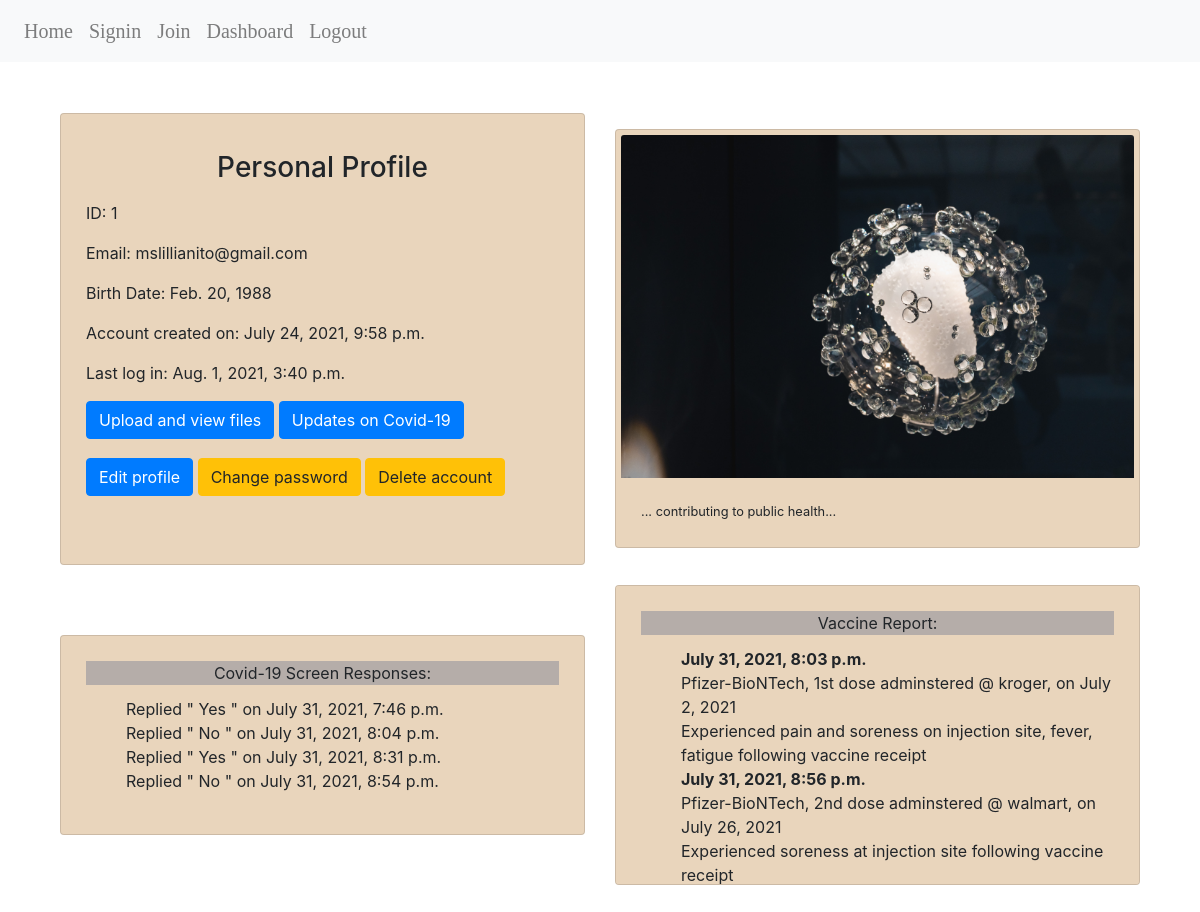
The app's page /profile/1 (signed in) with its own data.
### orgHaccounts/models.py (models this page shows, shortened)
class OrgHUser(AbstractBaseUser):
    email = models.EmailField(
        verbose_name='email address',
        max_length=255,
        unique=True,
    )
    date_of_birth = models.DateField(
        verbose_name='birth date',
    )
    is_active = models.BooleanField(default=True)
    staff = models.BooleanField(default=False)
    admin = models.BooleanField(default=False)
    created_at= models.DateTimeField(auto_now_add=True, null=True)
    last_login= models.DateTimeField(auto_now=True, null=True)
    objects = OrgHUserManager()
    USERNAME_FIELD = 'email'
    REQUIRED_FIELDS = ['date_of_birth']

class ScreenAnswer(models.Model):
    answer= models.CharField(max_length=25)
    user= models.ForeignKey(User, related_name="screenAnswers", on_delete=models.SET_NULL, null=True)
    created_at= models.DateTimeField(auto_now_add=True, null=True)
    updated_at= models.DateTimeField(auto_now=True, null=True)

class VaccineResponse(models.Model):
    vaccine_type= models.CharField(max_length=25)
    vaccine_dose= models.CharField(max_length=25)
    date_received = models.DateField(verbose_name='Vaccination date',)
    vaccine_location= models.CharField(max_length=25)
    vaccine_illness= models.TextField(max_length=1000)
    user= models.ForeignKey(User, related_name="vaccineResponses", on_delete=models.SET_NULL, null=True)
    created_at= models.DateTimeField(auto_now_add=True, null=True)
    updated_at= models.DateTimeField(auto_now=True, null=True)

### orgHaccounts/views.py (the view)
# urls.py: path('profile/<int:user_id>', views.profile),
def profile(request, user_id):
    user= request.user
    context={
        "history": "Personal Information",
        "health_condition": "Covid-19",
        "user": user,
    }
    return render(request, 'dashboard/profile.html', context)

### orgHaccounts/templates/dashboard/profile.html (shortened to what this page needs)
{% extends "base.html" %}
{% block content%}
<div class="container" id="wrapper">
    <div class="row">
        <div class="col">
        </div>
    </div>
    <div class="row">
        <div class="col align-self-center">
            <div class="card" style="width:100%;">
                <div class="card-body">
                    <p class= "card-title"><h3> Personal Profile </h3></p>
                    <p class="card-text"><span> ID: {{ user.id }} </span></p>
                    <p class="card-text"> Email: {{ user.email }}</p>
                    <p class="card-text"> Birth Date: {{ user.date_of_birth }} </p>
                    <p class="card-text"> <span> Account created on: {{ user.created_at }} </span></p>
                    <p class="card-text"> <span> Last log in: {{ user.last_login }} </span></p>
                    <p class="card-text">
                        <a href="/file_upload/{{ user.id }}" class="btn btn-primary"> Upload and view files </a>
                        <a href="/feed" class="btn btn-primary"> Updates on {{ health_condition }} </a>
                    </p>
                    <p>
                        <a href="/edit/{{ user.id }}" class="btn btn-primary"> Edit profile </a>
                        <a href="/password_change" class="btn btn-warning"> Change password </a>
                        <a href="/delete_profile/{{ user.id }}" class="btn btn-warning"> Delete account </a>
                    </p><br>
                </div>
            </div>
        </div>
        <div class="col align-self-center">
            <div class="card" style="width: 100%;">
            {% load static %}
                <img class="card-img-top" src="{% static 'covi_virus.jpg' %}" alt="">
                <div class="card-body">
                    <p class="card-text"> <small> ... contributing to public health... </small></p>
                </div>
            </div>
        </div>
    </div>
    <div class="row">
        <div class="col align-self-center">
            <div class="card scrollable" style="width:100%;">
            {% if user.screenAnswers %}
                <div class="card-body">
                    <p class="card-title"> Covid-19 Screen Responses: </p>
                    <div class="scrollable">
                        <ul>
                            {% for screenAnswer in user.screenAnswers.all %}
                                <li><span> Replied " {{ screenAnswer.answer }} " on {{ screenAnswer.created_at }}</span></li>
                            {% endfor %}
                            </ul>
                    </div>
                </div>
            {% else %}
                <p class="card-text"> You have not screened for Covid-19 yet! </p>
            {%  endif %}
            </div>
        </div>
        <div class="col align-self-center">
            <div class="card scrollable" style="width:100%;">
                {% if user.vaccineResponses %}
                <div class="card-body">
                    <p class="card-title"> Vaccine Report: </p>
                    <div class="scrollable">
                        <ul>
                            {% for vaccineResponse in user.vaccineResponses.all %}
                                <li><p class="card-text"><b> {{ vaccineResponse.created_at }} </b></p></li>
                                <li><span>{{ vaccineResponse.vaccine_type }}, {{ vaccineResponse.vaccine_dose}} dose adminstered @ {{ vaccineResponse.vaccine_location }}, on {{vaccineResponse.date_received }}</span></li>
                                <li><span> Experienced {{ vaccineResponse.vaccine_illness }} following vaccine receipt</span></li>
                            {% endfor %}
                        </ul>
                    </div>
                </div>
                {% else %}
                    <p class="card-text"> Nothing reported yet! </p>
                {% endif %}
            </div>
        </div>
    </div>
</div>
{% endblock %}

### orgHaccounts/static/styles.css (style rules this page uses)
h1, h2, h3, a, h6 { text-align: center; }
.container { display: block; margin:auto; padding:20px; }
ul { list-style-type: none; }
.scrollable { max-height: 300px; overflow-y: auto; }
.card { display:block; padding:5px; background-color: rgb(233, 213, 188); }
.row { padding: 10px; }
.card-body a, .card-title p, .card-text a, .card .btn { margin-bottom: 3px; text-align: center; align-content: center; }
.card-title { background-color : rgba(170, 165, 165, 0.815); text-align: center; }
p .btn { align-content: center; text-align: center; }

### records on screen
OrgHUser: id "1", email "mslillianito@gmail.com", date_of_birth "Feb. 20, 1988", created_at "July 24, 2021, 9:58 p.m.", last_login "Aug. 1, 2021, 3:40 p.m."
ScreenAnswer: answer "Yes", created_at "July 31, 2021, 7:46 p.m."
ScreenAnswer: answer "No", created_at "July 31, 2021, 8:04 p.m."
ScreenAnswer: answer "Yes", created_at "July 31, 2021, 8:31 p.m."
ScreenAnswer: answer "No", created_at "July 31, 2021, 8:54 p.m."
VaccineResponse: created_at "July 31, 2021, 8:03 p.m.", vaccine_type "Pfizer-BioNTech", vaccine_dose "1st", vaccine_location "kroger", date_received "July 2, 2021", vaccine_illness "pain and soreness on injection site, fever, fatigue"
VaccineResponse: created_at "July 31, 2021, 8:56 p.m.", vaccine_type "Pfizer-BioNTech", vaccine_dose "2nd", vaccine_location "walmart", date_received "July 26, 2021", vaccine_illness "soreness at injection site"

### other values on screen
{{ health_condition }} "Covid-19"
